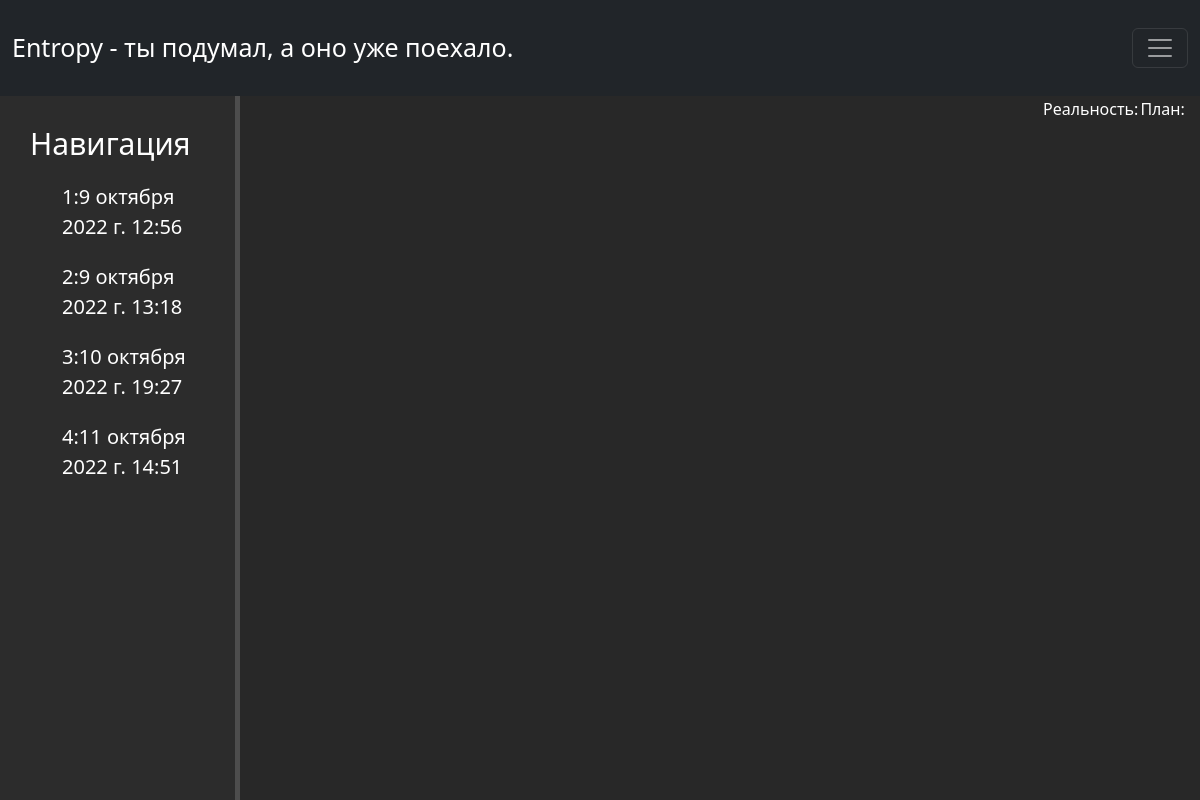
Before: /geo (signed in) with the older database file.
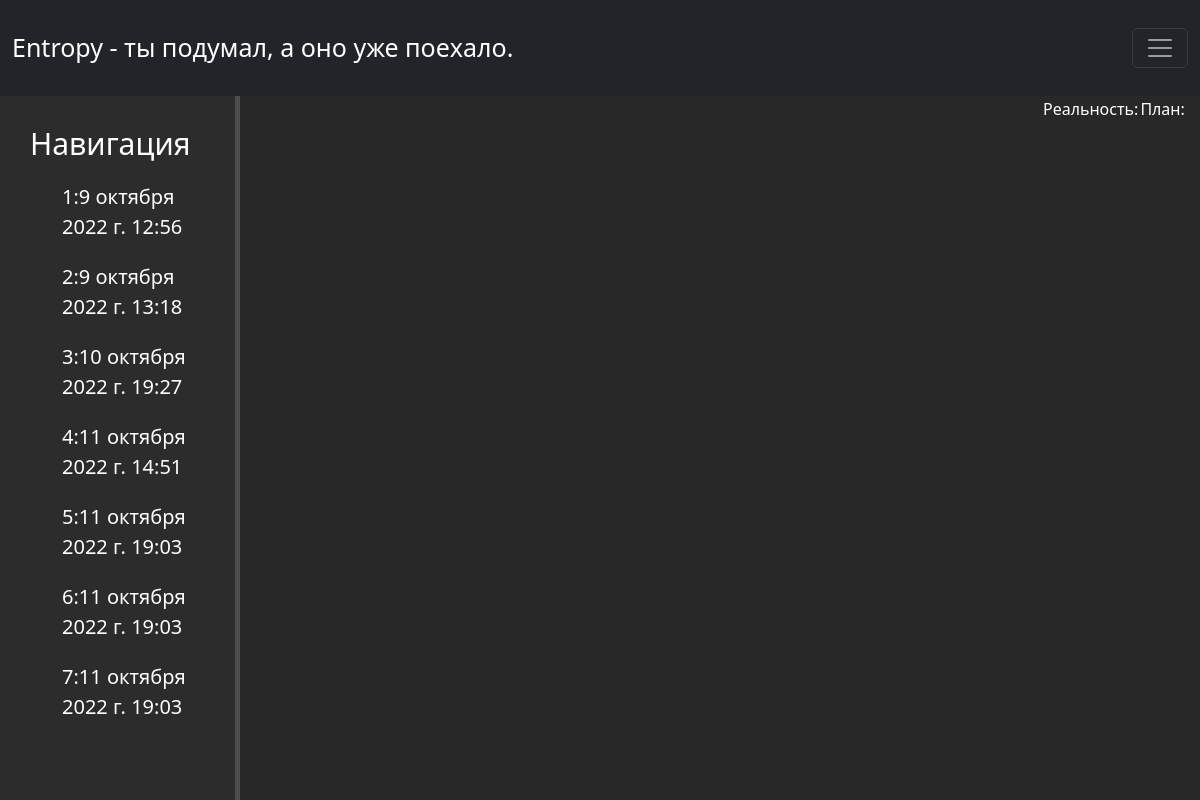
After: the same page with the newer database file.
### main/models.py (models this page shows, shortened)
class Geom(models.Model):
    ids = models.IntegerField(default=0, name="ids")
    keypoints = models.TextField(max_length=20000, name="keypoints", default="")
    keypointsplaned = models.TextField(max_length=20000, name="keypointsplaned", default="")
    datekey = models.DateTimeField(default=datetime.datetime.now())
    numpoints = models.IntegerField(default=0, name="numpoints")
    numpointspl = models.IntegerField(default=0, name="numpointspl")
    class Meta:
        verbose_name = "История"
        verbose_name_plural = "История"

### main/views.py (the view)
# urls.py: path('geo', views.geo, name='geo'),
@login_required(login_url='home')
def geo(request):
    if request.method == 'GET' and request.GET.get('ids') is not None:
        idnum = int(request.GET.get('ids'))
        data = Geom.objects.get(ids=idnum)
        return HttpResponse(data.keypoints+"*"+data.keypointsplaned)
    else:
        data = Geom.objects.all()
        return render(request, 'main/geo.html', {'data': data})

### main/templates/main/geo.html (shortened to what this page needs)
{% extends 'base.html' %}
{% load static %}
{% block head %}
<link href="{% static "/main.css" %}" rel="stylesheet">
<link href="https://use.fontawesome.com/releases/v5.8.2/css/all.css" rel="stylesheet">
{% endblock head %}
{% block body %}
<geo>
    <aside>
        <h3>Навигация</h3>
        <ul>
            {% for i in data %}
            <a onClick="draw({{ i.ids }})"><li>{{ i.ids }}:{{ i.datekey }}</li></a>
            {% endfor %}
        </ul>
    </aside>
    <main>
        <table>
            <td valign="top"><div id="ymapid"></div></td>
            <td valign="top"><p4>Реальность:</p4><ul id="menu"></ul></td>
            <td valign="top" style="list-style: none;"><p4>План:</p4><ul id="menul" style="list-style: none;"></ul></td>
        </table>
    </main>
</geo>
{% endblock body %}

### main/templates/base.html (shortened to what this page needs)
{% load static %}
<!DOCTYPE html>
<html>
    <head>
        <link href="/static/bootstrap/css/bootstrap.css" rel="stylesheet">
        <nav class="navbar navbar-dark bg-dark" style="height: 12vh;">
            <div class="container-fluid">
                <a class="navbar-brand" style="font-size: 25px;">Entropy - ты подумал, а оно уже поехало.</a>
                <button class="navbar-toggler" type="button" data-bs-toggle="offcanvas" data-bs-target="#offcanvasDarkNavbar" aria-controls="offcanvasDarkNavbar">
                <span class="navbar-toggler-icon"></span>
                </button>
            </div>
        </nav>
        {% block head %}{% endblock %}
    </head>
    <body>
        {% block body %}{% endblock %}
    </body>
</html>

### static/main.css (style rules this page uses)
geo { position: fixed; width: 100%; height: 92%; }
aside { float: left; background: #2c2c2c; width: 20%; padding: 2.5%; color: #fff; height: 92vh; border-right: 5px solid #4d4d4d; overflow-y: auto; }
aside h3 { margin-top: 0px; font-size: 30px; }
aside ul { list-style: none; }
aside ul li { color: #fff; display: block; margin-top: 20px; font-size: 20px; transition: transform 0.6s ease; }
main { float: right; width: 80%; height: 100%; background-color: rgb(40, 40, 40); }
table { color: white; }
#ymapid { height: 600px; width: 800px; }

Changed rows visible on the page:
added Geom: ids "5", datekey "11 октября 2022 г. 19:03"
added Geom: ids "6", datekey "11 октября 2022 г. 19:03"
added Geom: ids "7", datekey "11 октября 2022 г. 19:03"
